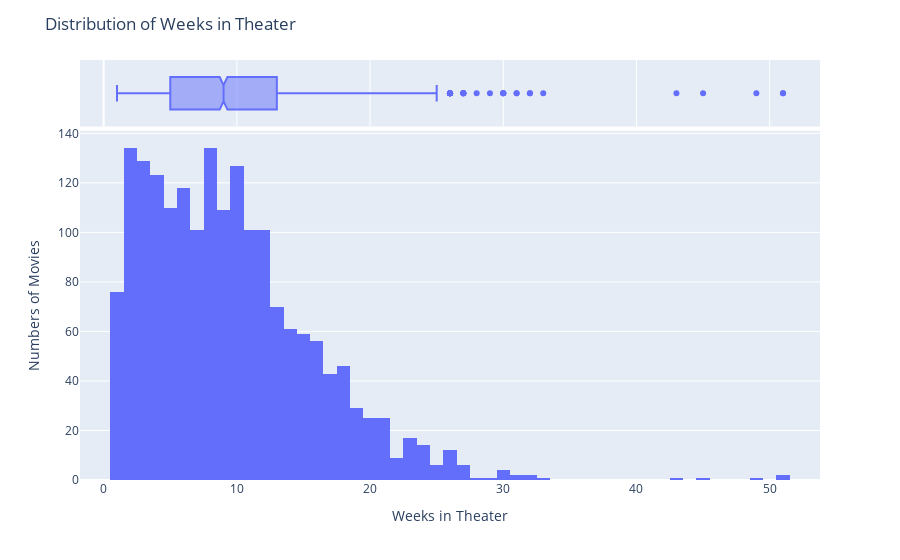

The notebook cell this image was saved under:
### Code cell
df = bo_agg[(bo_agg.days_in_theater <= 365) & (bo_agg.days_in_theater >= 7)]
df["weeks_in_theater"] = df["days_in_theater"].apply(lambda x: math.ceil(x/7))
fig = px.histogram(df, x = "weeks_in_theater", marginal = "box")
fig.update_layout(title = "Distribution of Weeks in Theater",
                  xaxis_title = "Weeks in Theater",
                  yaxis_title = "Numbers of Movies")
fig.show()

### Figure 1 — Plotly figure (JSON) as saved in the notebook; plotly's stock layout.template omitted (floating-point values rounded to 4 significant figures; data arrays with more than 128 entries replaced by an {"elided": "..."} marker saying what was removed)
{"data": [{"alignmentgroup": "True", "bingroup": "x", "hovertemplate": "weeks_in_theater=%{x}<br>count=%{y}<extra></extra>", "legendgroup": "", "marker": {"color": "#636efa", "pattern": {"shape": ""}}, "name": "", "offsetgroup": "", "orientation": "v", "showlegend": false, "type": "histogram", "x": {"elided": "1857 int values"}, "xaxis": "x", "yaxis": "y"}, {"alignmentgroup": "True", "hovertemplate": "weeks_in_theater=%{x}<extra></extra>", "legendgroup": "", "marker": {"color": "#636efa"}, "name": "", "notched": true, "offsetgroup": "", "showlegend": false, "type": "box", "x": {"elided": "1857 int values"}, "xaxis": "x2", "yaxis": "y2"}], "layout": {"barmode": "relative", "legend": {"tracegroupgap": 0}, "margin": {"t": 60}, "title": {"text": "Distribution of Weeks in Theater"}, "xaxis": {"anchor": "y", "domain": [0, 1], "title": {"text": "Weeks in Theater"}}, "xaxis2": {"anchor": "y2", "domain": [0, 1], "matches": "x", "showgrid": true, "showticklabels": false}, "yaxis": {"anchor": "x", "domain": [0, 0.8316], "title": {"text": "Numbers of Movies"}}, "yaxis2": {"anchor": "x2", "domain": [0.8416, 1], "matches": "y2", "showgrid": false, "showline": false, "showticklabels": false, "ticks": ""}}}
